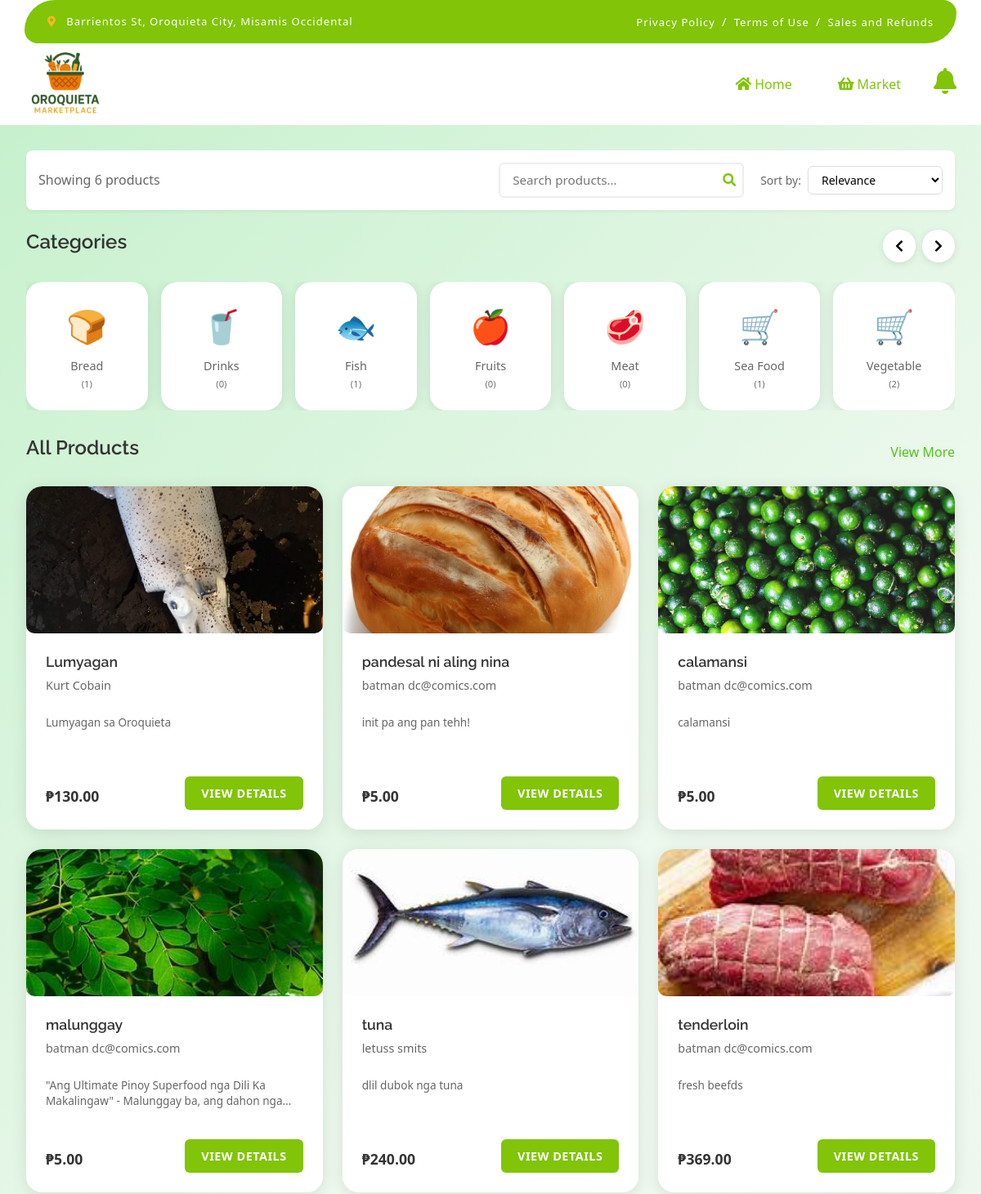
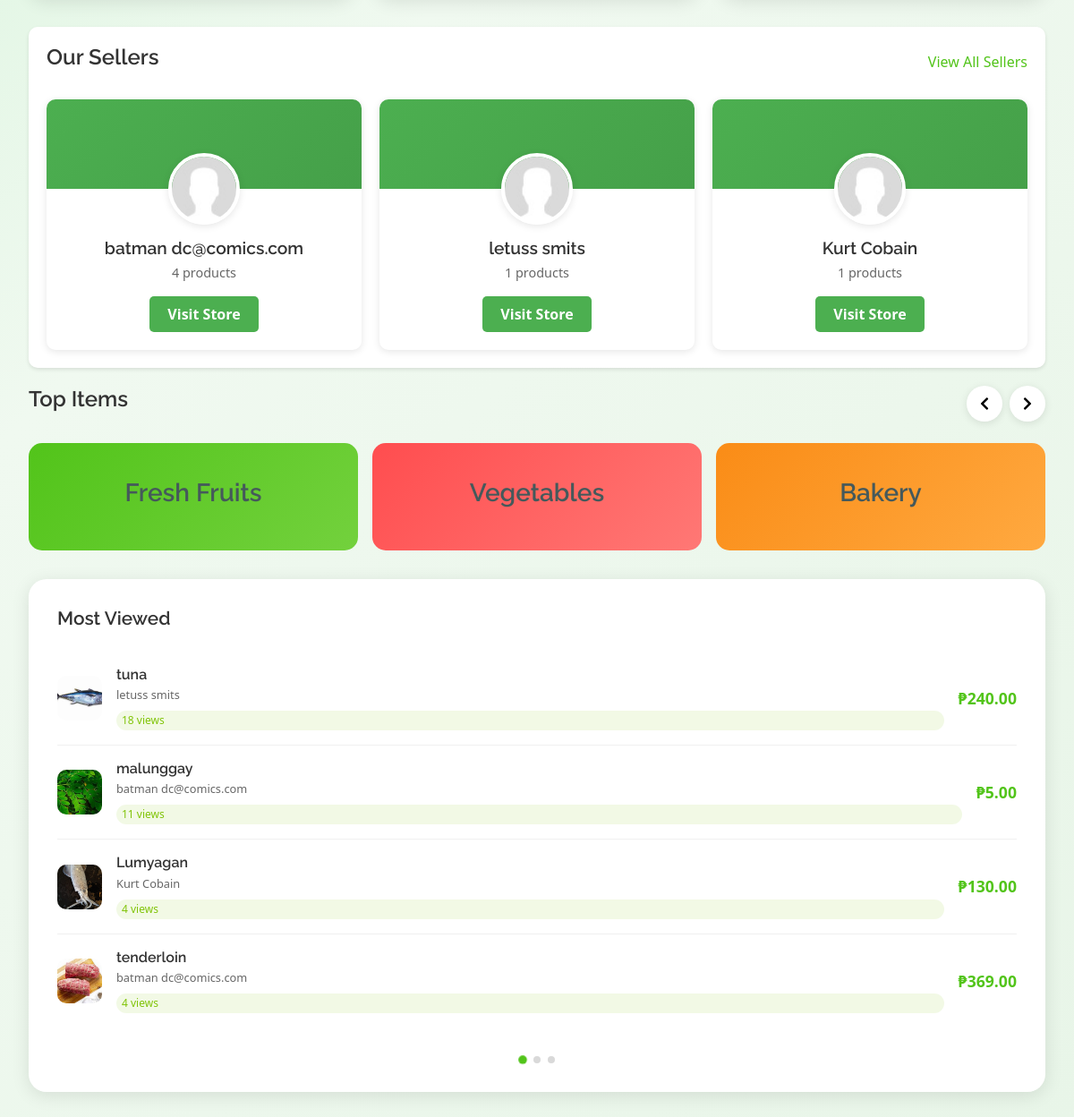
/customer/index.php, run on the app's committed database (2 pictures, top to bottom).
### tables this page shows
CREATE TABLE `categories` (
  `id` int(11) NOT NULL,
  `name` varchar(100) NOT NULL,
  `icon` varchar(10) DEFAULT NULL COMMENT 'Emoji or icon character',
  `description` text DEFAULT NULL,
  `parent_id` int(11) DEFAULT NULL,
  `image` varchar(255) DEFAULT NULL,
  `is_active` tinyint(1) DEFAULT 1,
  `created_at` timestamp NOT NULL DEFAULT current_timestamp(),
  `updated_at` timestamp NOT NULL DEFAULT current_timestamp() ON UPDATE current_timestamp()
);

CREATE TABLE `products` (
  `id` int(11) NOT NULL,
  `seller_id` int(11) NOT NULL,
  `category_id` int(11) DEFAULT NULL,
  `name` varchar(255) NOT NULL,
  `description` text DEFAULT NULL,
  `price` decimal(10,2) NOT NULL,
  `stock_quantity` int(11) NOT NULL DEFAULT 0,
  `weight` decimal(10,2) DEFAULT NULL,
  `is_featured` tinyint(1) DEFAULT 0,
  `is_active` tinyint(1) DEFAULT 1,
  `created_at` timestamp NOT NULL DEFAULT current_timestamp(),
  `updated_at` timestamp NOT NULL DEFAULT current_timestamp() ON UPDATE current_timestamp()
);

CREATE TABLE `sellers` (
  `id` int(11) NOT NULL,
  `username` varchar(50) NOT NULL,
  `email` varchar(100) NOT NULL,
  `password` varchar(255) NOT NULL,
  `first_name` varchar(50) DEFAULT NULL,
  `last_name` varchar(50) DEFAULT NULL,
  `phone` varchar(20) DEFAULT NULL,
  `address` text DEFAULT NULL,
  `profile_image` varchar(255) DEFAULT NULL,
  `facebook_url` varchar(255) DEFAULT NULL,
  `is_active` tinyint(1) DEFAULT 1,
  `status` enum('pending','approved','rejected','suspended') DEFAULT 'pending',
  `created_at` timestamp NOT NULL DEFAULT current_timestamp(),
  `updated_at` timestamp NOT NULL DEFAULT current_timestamp() ON UPDATE current_timestamp()
);

### customer/index.php (the view, shortened to what the rows shown need)
<?php
require_once 'header.php';
require_once 'fetch_products.php';
$products = fetchProducts(12);
$categories = fetchCategories();
$popular_sellers = getSellers(4);
$most_viewed_products = getMostViewedProducts(4);
?>
<div class="main-content">
    <div class="main-container">
        <div class="content-area">
            <section class="categories-section">
                <div class="section-header">
                    <h2>Categories</h2>
                </div>
                <div class="categories-grid">
                    <?php foreach ($categories as $category): ?>
                        <div class="category-item" data-category-id="<?php echo $category['id']; ?>">
                            <div class="category-icon">
                                <?php
                                $category_emojis = [
                                    'fruits' => '🍎',
                                    'vegetables' => '🥬',
                                    'meat' => '🥩',
                                    'fish' => '🐟',
                                    'bread' => '🍞',
                                    'drinks' => '🥤',
                                    'seafood' => '🦐',
                                    'dairy' => '🥛',
                                    'grains' => '🌾',
                                    'herbs' => '🌿'
                                ];
                                $category_name_lower = strtolower($category['name']);
                                echo isset($category_emojis[$category_name_lower]) ? $category_emojis[$category_name_lower] : '🛒';
                                ?>
                            </div>
                            <span><?php echo htmlspecialchars($category['name']); ?></span>
                            <small>(<?php echo $category['product_count']; ?>)</small>
                        </div>
                    <?php endforeach; ?>
                </div>
            </section>
            <div class="main-grid">
                <div class="left-column">
                    <section class="popular-products">
                        <div class="section-header">
                            <h2>All Products</h2>
                        </div>
                        <div class="products-grid" id="productsGrid">
                            <?php if (empty($products)): ?>
                                <div class="no-products">
                                    <div class="no-products-content">
                                        <i class="fas fa-shopping-basket"></i>
                                        <h3>No products available</h3>
                                        <p>Check back later for fresh products!</p>
                                    </div>
                                </div>
                            <?php else: ?>
                                <?php foreach ($products as $product): ?>
                                    <div class="product-card" data-product-id="<?php echo $product['id']; ?>">
                                        <div class="product-image">
                                            <img src="<?php echo $product['image_url']; ?>"
                                                alt="<?php echo htmlspecialchars($product['name']); ?>"
                                                onerror="this.src='https://images.unsplash.com/photo-1546069901-ba9599a7e63c?w=200&h=200&fit=crop'">
                                        </div>
                                        <div class="product-info">
                                            <h3 class="product-name"><?php echo htmlspecialchars($product['name']); ?></h3>
                                            <div class="stall-name">
                                                <?php echo htmlspecialchars($product['seller_full_name']); ?>
                                            </div>
                                            <div class="product-description">
                                                <?php
                                                $description = isset($product['description']) ? $product['description'] : '';
                                                $short_desc = strlen($description) > 100 ? substr($description, 0, 100) . '...' : $description;
                                                echo htmlspecialchars($short_desc);
                                                ?>
                                            </div>
                                            <div class="product-footer">
                                                <div class="price-section">
                                                    <span class="price"><?php echo $product['formatted_price']; ?></span>
                                                </div>
                                                <div class="product-actions">
                                                    <button class="view-product-btn"
                                                        onclick="viewProduct(<?php echo $product['id']; ?>)"
                                                        title="View product">
                                                        View Details
                                                    </button>
                                                </div>
                                            </div>
                                        </div>
                                    </div>
                                <?php endforeach; ?>
                            <?php endif; ?>
                        </div>
                    </section>
                    <section class="all-sellers">
                        <div class="section-header">
                            <h2>Our Sellers</h2>
                        </div>
                        <div class="sellers-grid">
                            <?php if (empty($popular_sellers)): ?>
                                <div class="no-sellers">
                                    <p>No sellers available at the moment.</p>
                                </div>
                            <?php else: ?>
                                <?php foreach ($popular_sellers as $seller): ?>
                                    <div class="seller-card">
                                        <div class="seller-banner"></div>
                                        <div class="seller-info">
                                            <div class="seller-logo">
                                                <img src="<?php echo $seller['profile_image_url']; ?>" alt="Seller Logo">
                                            </div>
                                            <h3><?php echo htmlspecialchars($seller['full_name']); ?></h3>
                                            <p><?php echo $seller['product_count']; ?> products</p>
                                            <div class="seller-actions">
                                                <button class="btn visit-store-btn"
                                                    onclick="viewSellerProducts(<?php echo $seller['id']; ?>)">Visit Store</button>
                                            </div>
                                        </div>
                                    </div>
                                <?php endforeach; ?>
                            <?php endif; ?>
                        </div>
                    </section>
                    <section class="top-items">
                        <div class="section-header">
                            <h2>Top Items</h2>
                        </div>
                    </section>
                </div>
                <div class="right-column">
                    <section class="last-order">
                        <h2>Most Viewed</h2>
                        <div class="order-items">
                            <?php if (empty($most_viewed_products)): ?>
                                <div class="no-products-message">
                                    <i class="fas fa-eye"></i>
                                    <p>No viewed products yet</p>
                                </div>
                            <?php else: ?>
                                <?php foreach ($most_viewed_products as $index => $product): ?>
                                    <div class="order-item" onclick="viewProduct(<?php echo $product['id']; ?>)">
                                        <div class="item-image">
                                            <img src="<?php echo $product['image_url']; ?>"
                                                alt="<?php echo htmlspecialchars($product['name']); ?>"
                                                onerror="this.src='https://images.unsplash.com/photo-1546069901-ba9599a7e63c?w=60&h=60&fit=crop'">
                                        </div>
                                        <div class="item-info">
                                            <h4><?php echo htmlspecialchars($product['name']); ?></h4>
                                            <p><?php echo htmlspecialchars($product['seller_full_name']); ?></p>
                                            <div class="view-count-badge">
                                                <?php echo $product['view_count']; ?> views
                                            </div>
                                        </div>
                                        <div class="item-price"><?php echo $product['formatted_price']; ?></div>
                                    </div>
                                <?php endforeach; ?>
                            <?php endif; ?>
                        </div>
                    </section>
                </div>
            </div>
        </div>
    </div>
</div>
</body>
</html>

### data on the page
categories: name "🍞", name "Bread", product_count "1"
categories: name "🥤", name "Drinks", product_count "0"
categories: name "🐟", name "Fish", product_count "1"
categories: name "🍎", name "Fruits", product_count "0"
categories: name "🥩", name "Meat", product_count "0"
categories: name "Sea Food", product_count "1"
categories: name "Vegetable", product_count "2"
products: shows a picture, name "Lumyagan", seller_full_name "Kurt Cobain", description "Lumyagan sa Oroquieta", formatted_price "₱130.00", view_count "4"
products: shows a picture, name "pandesal ni aling nina", seller_full_name "batman dc@comics.com", description "init pa ang pan tehh!", formatted_price "₱5.00"
products: shows a picture, name "calamansi", seller_full_name "batman dc@comics.com", description "calamansi", formatted_price "₱5.00"
products: shows a picture, name "malunggay", seller_full_name "batman dc@comics.com", description "\"Ang Ultimate Pinoy Superfood nga Dili Ka Makalingaw\" - Malunggay ba, ang dahon…", formatted_price "₱5.00", view_count "11"
products: shows a picture, name "tuna", seller_full_name "letuss smits", description "dlil dubok nga tuna", formatted_price "₱240.00", view_count "18"
products: shows a picture, name "tenderloin", seller_full_name "batman dc@comics.com", description "fresh beefds", formatted_price "₱369.00", view_count "4"
sellers: full_name "batman dc@comics.com", product_count "4"

### other printed values
count($products) "6"
$seller['full_name'] "letuss smits"
$seller['product_count'] "1"
$seller['full_name'] "Kurt Cobain"
